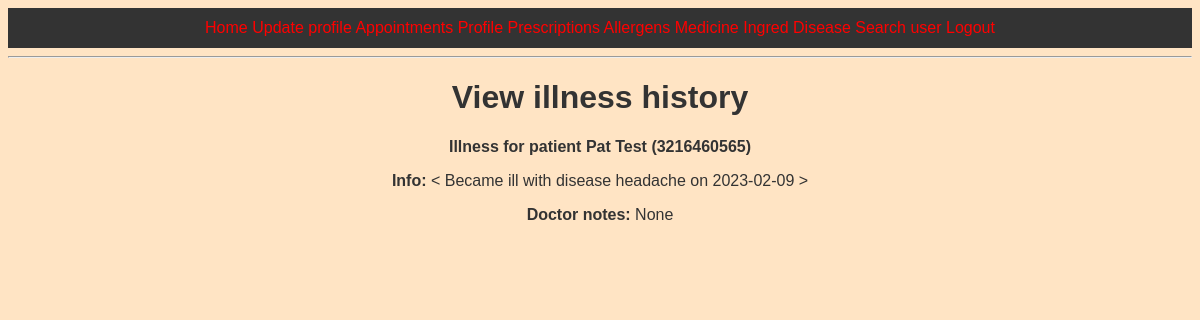
Page /viewHist/1 (signed in) on the committed database.
### app/models.py (models this page shows, shortened)
class Patient(UserMixin,db.Model):
    NHSNumber = db.Column(db.Integer, primary_key=True)
    forename = db.Column(db.String(30), index=True)
    surname = db.Column(db.String(50), index=True)
    email = db.Column(db.String(50), index=True, unique=True)
    dob = db.Column(db.Date, index=True)
    sex = db.Column(db.String(1), index=True)
    height = db.Column(db.Integer, index=True)#randomised
    weight = db.Column(db.Float, index=True)
    bloodType = db.Column(db.String(3), index=True)#randomised
    address_id = db.Column(db.Integer, db.ForeignKey('address.address_id'))
    passwordHash = db.Column(db.String(128), index=True)

class IllnessHistory(db.Model):
    unhealthy_id = db.Column(db.Integer, primary_key=True)
    NHSNumber = db.Column(db.Integer,db.ForeignKey('patient.NHSNumber'))
    disease_id = db.Column(db.Integer, db.ForeignKey('disease.disease_id'))
    diagnosisDate = db.Column(db.Date, index=True)
    endDate = db.Column(db.Date, index=True)
    notes = db.Column(db.String(4096))
    def __repr__(self):
        if self.endDate is None:
            return f'< Became ill with disease {Disease.query.filter_by(disease_id=self.disease_id).first().diseaseName} on {self.diagnosisDate} >'
        else:
            return f'< Became ill with disease {Disease.query.filter_by(disease_id=self.disease_id).first().diseaseName} on {self.diagnosisDate} and healed fully on {self.endDate} >'

class Disease(db.Model):
    disease_id = db.Column(db.Integer, primary_key=True)
    diseaseName = db.Column(db.String(128), index=True)
    inheritability = db.Column(db.Boolean, default=False)

### app/routes.py (the view)
@app.route('/viewHist/<id>',methods=['GET','POST'])
def viewHist(id):#viewing individual illness history
    illness_hist=IllnessHistory.query.filter_by(unhealthy_id=id).first()
    allowed=True
    isP=checkPatient(current_user)
    fn=Patient.query.filter_by(NHSNumber=illness_hist.NHSNumber).first().forename
    sn=Patient.query.filter_by(NHSNumber=illness_hist.NHSNumber).first().surname
    if isP==False:
        if current_user.accessLev > 1:
            if (Appointment.query.filter(Appointment.appdate<=(date.today()+timedelta(days=14)),Appointment.doctor_id==current_user.doctor_id)) is None:
                allowed=False
    elif isP==True:
        if illness_hist.NHSNumber!=current_user.NHSNumber:
            allowed=False
    return render_template('hist_viewer.html',allowed=allowed,illness_hist=illness_hist,id=id,isP=isP,fn=fn,sn=sn)

### app/models.py (called while the page is built)
@login.user_loader
def load_user(id):
    if Patient.query.get(int(id)) != None:
        return Patient.query.get(int(id))
    else:
        return Doctor.query.get(int(id))

### app/numberGen.py (called while the page is built)
def checkPatient(user):
    try:
        if user.NHSNumber is not None:
            return True
    except:
        return False

### app/templates/hist_viewer.html (shortened to what this page needs)
{% extends 'base.html' %}
{% block content %}
    <h1>View illness history</h1>
    {% if (allowed==True or (illness_hist.NHSNumber==current_user.NHSNumber)) %}
        <p><b>Illness for patient {{fn}} {{sn}} ({{illness_hist.NHSNumber}})</b></p>
        <p><b>Info:</b> {{illness_hist}} </p>
        <p><b>Doctor notes:</b> {{illness_hist.notes}} </p>
    {% else %}
        <p>404 error. Page not found.</p>
    {% endif %}
{% endblock %}

### app/static/style.css (style rules this page uses)
body { background-color: bisque; color: #333; font: 16px Arial; text-align: center; }
* { box-sizing: border-box; }

### rows in the picture
Patient: forename "Pat", surname "Test"
IllnessHistory: NHSNumber "3216460565", endDate+disease+diagnosisDate "< Became ill with disease headache on 2023-02-09 >", notes "None"
